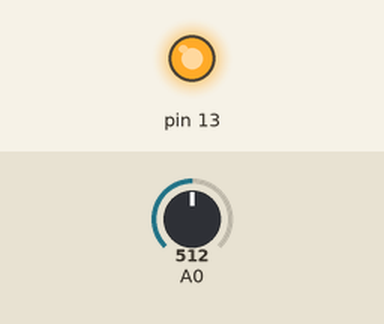
Simulated run of this sketch. Board: Arduino Uno, built with avr-gcc and run on an emulated ATmega328P. Shown: output pins drawn as LEDs (lit = HIGH). The inputs (shaded band) are chosen by the test bench; at power-on: A0 = 512.

Above: at 1.2 s.
1.3 s: A0 set to 486
At 2.4 s:
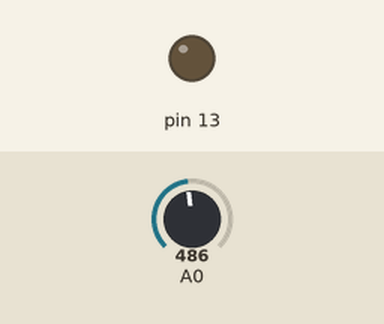
2.8 s: A0 set to 510
At 3.6 s:
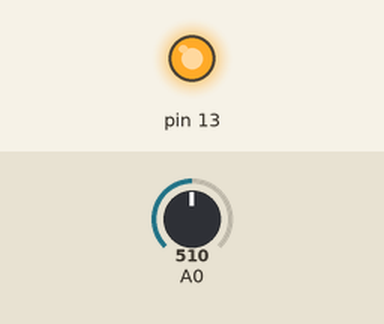
4.3 s: A0 set to 490
At 4.7 s:
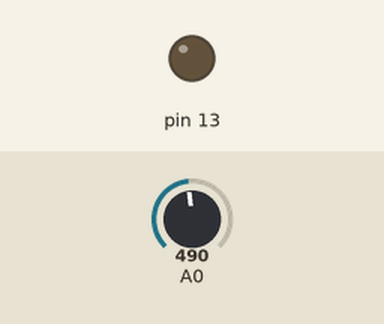
Timing chart, 0 to 7.3 s (numbered marks = the images above; inputs shaded):
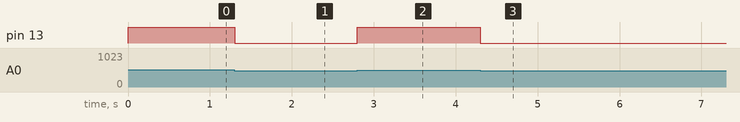

The sketch:

boilerThermostat.ino
```cpp
void setup() {
  pinMode(13, OUTPUT);
}

void loop() {
  if (analogRead(A0) > 500) {
    digitalWrite(13, HIGH);
  } else {
    digitalWrite(13, LOW);
  }
}
```

Measured:
- the behaviour switches between 501 and 500 on A0 (found by bisection; images 0 and 1)
- after the input at 1.3 s, pin 13: HIGH → LOW at once
- after the input at 2.8 s, pin 13: LOW → HIGH at once
- after the input at 4.3 s, pin 13: HIGH → LOW at once
